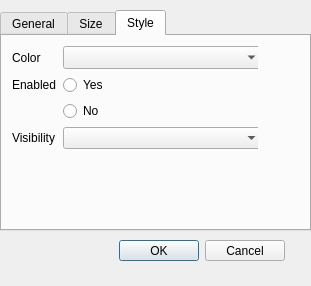
<?xml version="1.0" encoding="UTF-8"?>
<ui version="4.0">
 <class>PropertiesView</class>
 <widget class="QDialog" name="PropertiesView">
  <property name="geometry">
   <rect>
    <x>0</x>
    <y>0</y>
    <width>311</width>
    <height>286</height>
   </rect>
  </property>
  <property name="windowTitle">
   <string>Dialog</string>
  </property>
  <widget class="QDialogButtonBox" name="buttonBox">
   <property name="geometry">
    <rect>
     <x>50</x>
     <y>240</y>
     <width>235</width>
     <height>21</height>
    </rect>
   </property>
   <property name="orientation">
    <enum>Qt::Horizontal</enum>
   </property>
   <property name="standardButtons">
    <set>QDialogButtonBox::Cancel|QDialogButtonBox::Ok</set>
   </property>
  </widget>
  <widget class="QTabWidget" name="tabWidget">
   <property name="geometry">
    <rect>
     <x>0</x>
     <y>10</y>
     <width>311</width>
     <height>221</height>
    </rect>
   </property>
   <property name="mouseTracking">
    <bool>false</bool>
   </property>
   <property name="tabPosition">
    <enum>QTabWidget::North</enum>
   </property>
   <property name="tabShape">
    <enum>QTabWidget::Rounded</enum>
   </property>
   <property name="currentIndex">
    <number>2</number>
   </property>
   <property name="usesScrollButtons">
    <bool>false</bool>
   </property>
   <property name="documentMode">
    <bool>false</bool>
   </property>
   <property name="tabsClosable">
    <bool>false</bool>
   </property>
   <property name="movable">
    <bool>false</bool>
   </property>
   <property name="tabBarAutoHide">
    <bool>false</bool>
   </property>
   <widget class="QWidget" name="tab">
    <attribute name="title">
     <string>General</string>
    </attribute>
    <widget class="QWidget" name="formLayoutWidget_2">
     <property name="geometry">
      <rect>
       <x>10</x>
       <y>10</y>
       <width>251</width>
       <height>91</height>
      </rect>
     </property>
     <layout class="QFormLayout" name="formLayout_3">
      <item row="0" column="0">
       <widget class="QLabel" name="label">
        <property name="text">
         <string>Name</string>
        </property>
       </widget>
      </item>
      <item row="0" column="1">
       <widget class="QTextEdit" name="m_inputName">
        <property name="minimumSize">
         <size>
          <width>200</width>
          <height>23</height>
         </size>
        </property>
        <property name="maximumSize">
         <size>
          <width>200</width>
          <height>23</height>
         </size>
        </property>
        <property name="baseSize">
         <size>
          <width>200</width>
          <height>23</height>
         </size>
        </property>
       </widget>
      </item>
      <item row="1" column="0">
       <widget class="QLabel" name="label_9">
        <property name="text">
         <string>Tooltip</string>
        </property>
       </widget>
      </item>
      <item row="1" column="1">
       <widget class="QTextEdit" name="m_inputToolTip">
        <property name="minimumSize">
         <size>
          <width>200</width>
          <height>23</height>
         </size>
        </property>
        <property name="maximumSize">
         <size>
          <width>200</width>
          <height>23</height>
         </size>
        </property>
        <property name="baseSize">
         <size>
          <width>200</width>
          <height>23</height>
         </size>
        </property>
       </widget>
      </item>
      <item row="2" column="0">
       <widget class="QLabel" name="label_10">
        <property name="text">
         <string>Action</string>
        </property>
       </widget>
      </item>
      <item row="2" column="1">
       <widget class="QTextEdit" name="m_inputAction">
        <property name="minimumSize">
         <size>
          <width>200</width>
          <height>23</height>
         </size>
        </property>
        <property name="maximumSize">
         <size>
          <width>200</width>
          <height>23</height>
         </size>
        </property>
        <property name="baseSize">
         <size>
          <width>200</width>
          <height>23</height>
         </size>
        </property>
       </widget>
      </item>
     </layout>
    </widget>
   </widget>
   <widget class="QWidget" name="widget">
    <attribute name="title">
     <string>Size</string>
    </attribute>
    <widget class="QWidget" name="formLayoutWidget">
     <property name="geometry">
      <rect>
       <x>10</x>
       <y>10</y>
       <width>285</width>
       <height>171</height>
      </rect>
     </property>
     <layout class="QFormLayout" name="formLayout">
      <item row="0" column="0">
       <widget class="QLabel" name="label_2">
        <property name="text">
         <string>Width</string>
        </property>
       </widget>
      </item>
      <item row="0" column="1">
       <widget class="QTextEdit" name="m_inputWidth">
        <property name="minimumSize">
         <size>
          <width>200</width>
          <height>23</height>
         </size>
        </property>
        <property name="maximumSize">
         <size>
          <width>200</width>
          <height>23</height>
         </size>
        </property>
        <property name="baseSize">
         <size>
          <width>200</width>
          <height>23</height>
         </size>
        </property>
       </widget>
      </item>
      <item row="1" column="0">
       <widget class="QLabel" name="label_5">
        <property name="text">
         <string>Height</string>
        </property>
       </widget>
      </item>
      <item row="1" column="1">
       <widget class="QTextEdit" name="m_inputHeight">
        <property name="minimumSize">
         <size>
          <width>200</width>
          <height>23</height>
         </size>
        </property>
        <property name="maximumSize">
         <size>
          <width>200</width>
          <height>23</height>
         </size>
        </property>
        <property name="baseSize">
         <size>
          <width>200</width>
          <height>23</height>
         </size>
        </property>
       </widget>
      </item>
      <item row="2" column="0">
       <widget class="QLabel" name="label_3">
        <property name="text">
         <string>Minimum width</string>
        </property>
       </widget>
      </item>
      <item row="3" column="0">
       <widget class="QLabel" name="label_6">
        <property name="text">
         <string>Minimum height</string>
        </property>
       </widget>
      </item>
      <item row="2" column="1">
       <widget class="QTextEdit" name="m_inputMinWidth">
        <property name="minimumSize">
         <size>
          <width>200</width>
          <height>23</height>
         </size>
        </property>
        <property name="maximumSize">
         <size>
          <width>200</width>
          <height>23</height>
         </size>
        </property>
        <property name="baseSize">
         <size>
          <width>200</width>
          <height>23</height>
         </size>
        </property>
       </widget>
      </item>
      <item row="3" column="1">
       <widget class="QTextEdit" name="m_inputMinHeight">
        <property name="minimumSize">
         <size>
          <width>200</width>
          <height>23</height>
         </size>
        </property>
        <property name="maximumSize">
         <size>
          <width>200</width>
          <height>23</height>
         </size>
        </property>
        <property name="baseSize">
         <size>
          <width>200</width>
          <height>23</height>
         </size>
        </property>
       </widget>
      </item>
      <item row="4" column="0">
       <widget class="QLabel" name="label_4">
        <property name="text">
         <string>Maximum width</string>
        </property>
       </widget>
      </item>
      <item row="5" column="0">
       <widget class="QLabel" name="label_7">
        <property name="text">
         <string>Maximum height</string>
        </property>
       </widget>
      </item>
      <item row="4" column="1">
       <widget class="QTextEdit" name="m_inputMaxWidth">
        <property name="minimumSize">
         <size>
          <width>200</width>
          <height>23</height>
         </size>
        </property>
        <property name="maximumSize">
         <size>
          <width>200</width>
          <height>23</height>
         </size>
        </property>
        <property name="baseSize">
         <size>
          <width>200</width>
          <height>23</height>
         </size>
        </property>
       </widget>
      </item>
      <item row="5" column="1">
       <widget class="QTextEdit" name="m_inputMaxHeight">
        <property name="minimumSize">
         <size>
          <width>200</width>
          <height>23</height>
         </size>
        </property>
        <property name="maximumSize">
         <size>
          <width>200</width>
          <height>23</height>
         </size>
        </property>
        <property name="baseSize">
         <size>
          <width>200</width>
          <height>23</height>
         </size>
        </property>
       </widget>
      </item>
     </layout>
    </widget>
   </widget>
   <widget class="QWidget" name="widget">
    <attribute name="title">
     <string>Style</string>
    </attribute>
    <widget class="QWidget" name="formLayoutWidget_3">
     <property name="geometry">
      <rect>
       <x>10</x>
       <y>10</y>
       <width>246</width>
       <height>111</height>
      </rect>
     </property>
     <layout class="QFormLayout" name="formLayout_4">
      <item row="0" column="0">
       <widget class="QLabel" name="label_8">
        <property name="text">
         <string>Color</string>
        </property>
       </widget>
      </item>
      <item row="0" column="1">
       <widget class="QComboBox" name="m_comboColor">
        <property name="minimumSize">
         <size>
          <width>200</width>
          <height>23</height>
         </size>
        </property>
        <property name="maximumSize">
         <size>
          <width>200</width>
          <height>23</height>
         </size>
        </property>
        <property name="baseSize">
         <size>
          <width>200</width>
          <height>23</height>
         </size>
        </property>
       </widget>
      </item>
      <item row="1" column="0">
       <widget class="QLabel" name="label_11">
        <property name="text">
         <string>Enabled</string>
        </property>
       </widget>
      </item>
      <item row="1" column="1">
       <widget class="QRadioButton" name="m_radioEnabledYes">
        <property name="text">
         <string>Yes</string>
        </property>
       </widget>
      </item>
      <item row="2" column="1">
       <widget class="QRadioButton" name="m_radioEnabledNo">
        <property name="text">
         <string>No</string>
        </property>
       </widget>
      </item>
      <item row="3" column="0">
       <widget class="QLabel" name="label_12">
        <property name="text">
         <string>Visibility</string>
        </property>
       </widget>
      </item>
      <item row="3" column="1">
       <widget class="QComboBox" name="m_comboVisibility">
        <property name="minimumSize">
         <size>
          <width>200</width>
          <height>0</height>
         </size>
        </property>
        <property name="maximumSize">
         <size>
          <width>200</width>
          <height>16777215</height>
         </size>
        </property>
        <property name="baseSize">
         <size>
          <width>200</width>
          <height>0</height>
         </size>
        </property>
       </widget>
      </item>
     </layout>
    </widget>
   </widget>
  </widget>
 </widget>
 <resources/>
 <connections>
  <connection>
   <sender>buttonBox</sender>
   <signal>accepted()</signal>
   <receiver>PropertiesView</receiver>
   <slot>accept()</slot>
   <hints>
    <hint type="sourcelabel">
     <x>248</x>
     <y>254</y>
    </hint>
    <hint type="destinationlabel">
     <x>157</x>
     <y>274</y>
    </hint>
   </hints>
  </connection>
  <connection>
   <sender>buttonBox</sender>
   <signal>rejected()</signal>
   <receiver>PropertiesView</receiver>
   <slot>reject()</slot>
   <hints>
    <hint type="sourcelabel">
     <x>316</x>
     <y>260</y>
    </hint>
    <hint type="destinationlabel">
     <x>286</x>
     <y>274</y>
    </hint>
   </hints>
  </connection>
 </connections>
</ui>
